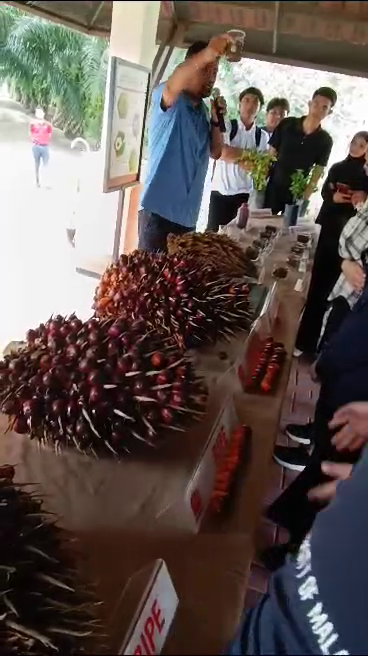
#> input picture frame 16 of ML/videos/palm oil.mp4, 368 x 656 px, given in place of testing2.mp4, which was not available
$ python 'color segmentation.py'
#> lines starting #> are read from the running program, lines starting #| are printed output that depends on the picture; after the words box and inside, x2 and y2 are one past the last pixel; in counts of white or black regions, pixels touching at a corner belong together; pictures that were not available may be replaced by others from this repository, and a replacement may not be noted
# [18 lines of commented-out code are left out]
import cv2
import numpy as np

cap = cv2.VideoCapture('testing2.mp4')

while(1):

    # Take each frame
    _, frame = cap.read()
#> frame is the input picture: shape (656, 368, 3); mean B, G, R 80.8, 85.2, 96.8

    # Convert BGR to HSV
    hsv = cv2.cvtColor(frame, cv2.COLOR_BGR2HSV)
#> hsv: shape (656, 368, 3); mean H, S, V 46.5, 102.3, 102.7

    # define range of red color in HSV
    lower_red = np.array([168,50,50]) #example value
    upper_red = np.array([180,255,255])

    # Threshold the HSV image to get only red colors
    mask = cv2.inRange(hsv, lower_red, upper_red)
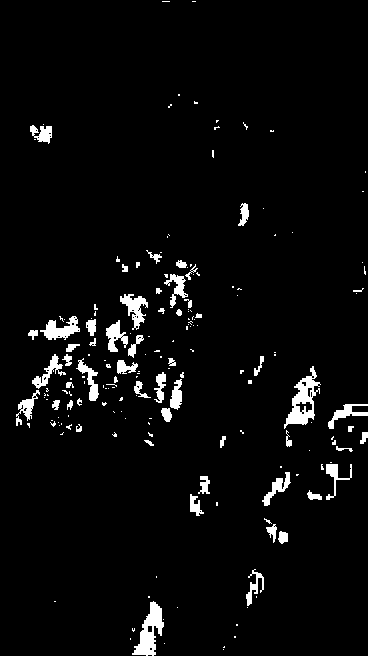
#> mask: shape (656, 368); 3.9% white; 184 white regions (128 under 20 px), largest, box (x1, y1, x2, y2) and area: (284, 366, 321, 429) 893, (132, 601, 164, 656) 826, (40, 316, 80, 340) 479

    # Bitwise-AND mask and original image
    res = cv2.bitwise_and(frame,frame, mask= mask)
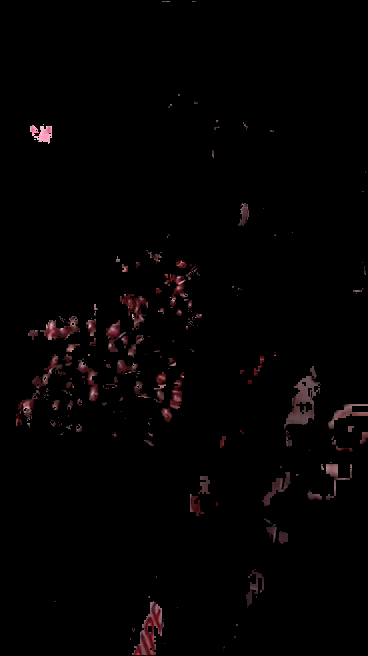
#> res: shape (656, 368, 3); mean B, G, R 2.2, 2, 3.6

    cv2.imshow('frame',frame)
    #cv2.imshow('mask',mask)
    cv2.imshow('res',res)
    k = cv2.waitKey(5) & 0xFF
#> (key q is pressed here)
    if k == 27:
        break

cv2.destroyAllWindows()
# import cv2
# import numpy as np
#
# # Load the image
# image = cv2.imread('detection/test.jpg')
#
# # Convert BGR to HSV
# hsv = cv2.cvtColor(image, cv2.COLOR_BGR2HSV)
#
# # Define the range of red color in HSV
# lower_red = np.array([120, 50, 50])
# upper_red = np.array([180, 255, 255])
#
# # Threshold the HSV image to get only red colors
# mask = cv2.inRange(hsv, lower_red, upper_red)
#
# # Bitwise-AND mask and original image
# res = cv2.bitwise_and(image, image, mask=mask)
#
#
# cv2.imwrite('detection/segmented.jpg', res)
#
# # Wait for a key press and then close all windows
# cv2.waitKey(0)
# cv2.destroyAllWindows()

$ run again, starting later in the video
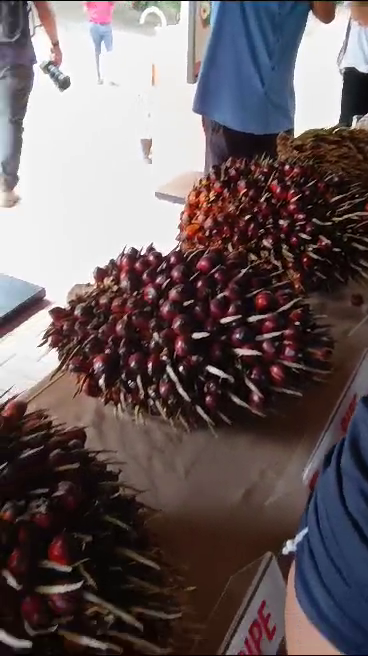
#> input picture frame 72 of ML/videos/palm oil.mp4, 368 x 656 px, given in place of testing2.mp4, which was not available
#> frame is the input picture: shape (656, 368, 3); mean B, G, R 95.2, 93.5, 106
#> hsv: shape (656, 368, 3); mean H, S, V 52.7, 94.6, 112
#> `mask = cv2.inRange(hsv, lower_red, upper_red)`:
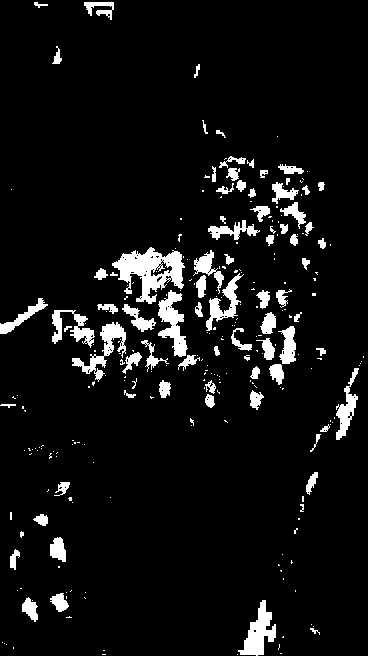
#> mask: shape (656, 368); 6.7% white; 261 white regions (180 under 20 px), largest, box (x1, y1, x2, y2) and area: (112, 247, 185, 304) 2028, (238, 600, 276, 656) 978, (158, 290, 188, 357) 967
#> `res = cv2.bitwise_and(frame,frame, mask= mask)`:
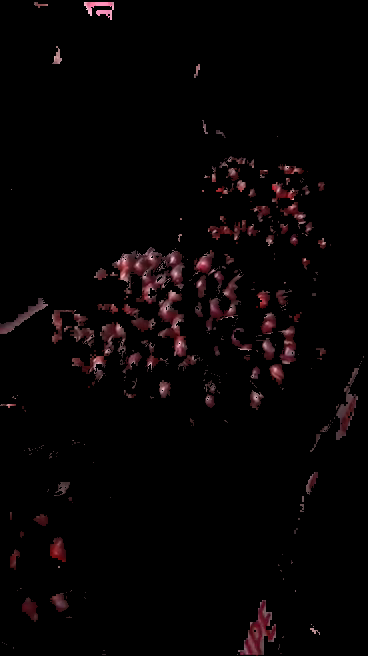
#> res: shape (656, 368, 3); mean B, G, R 3.7, 3.3, 6.2

$ run again, starting later in the video
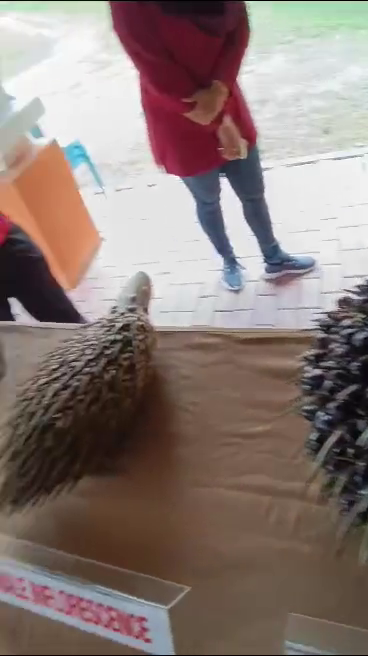
#> input picture frame 128 of ML/videos/palm oil.mp4, 368 x 656 px, given in place of testing2.mp4, which was not available
#> frame is the input picture: shape (656, 368, 3); mean B, G, R 118.8, 123.6, 139
#> hsv: shape (656, 368, 3); mean H, S, V 51.9, 66, 142
#> `mask = cv2.inRange(hsv, lower_red, upper_red)`:
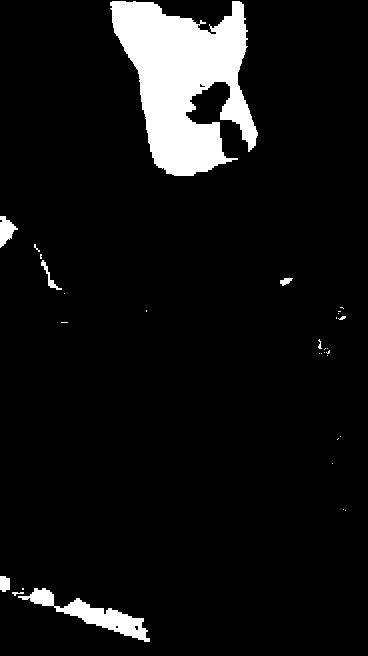
#> mask: shape (656, 368); 7.5% white; 31 white regions (23 under 20 px), largest, box (x1, y1, x2, y2) and area: (110, 1, 258, 176) 15281, (18, 588, 150, 642) 1922, (0, 216, 18, 248) 318
#> `res = cv2.bitwise_and(frame,frame, mask= mask)`:
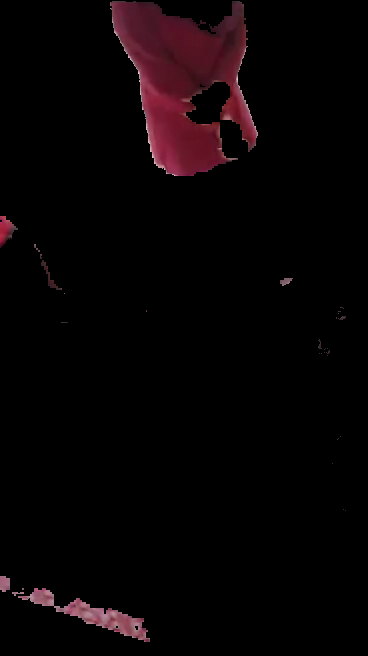
#> res: shape (656, 368, 3); mean B, G, R 4.2, 3, 7.9
